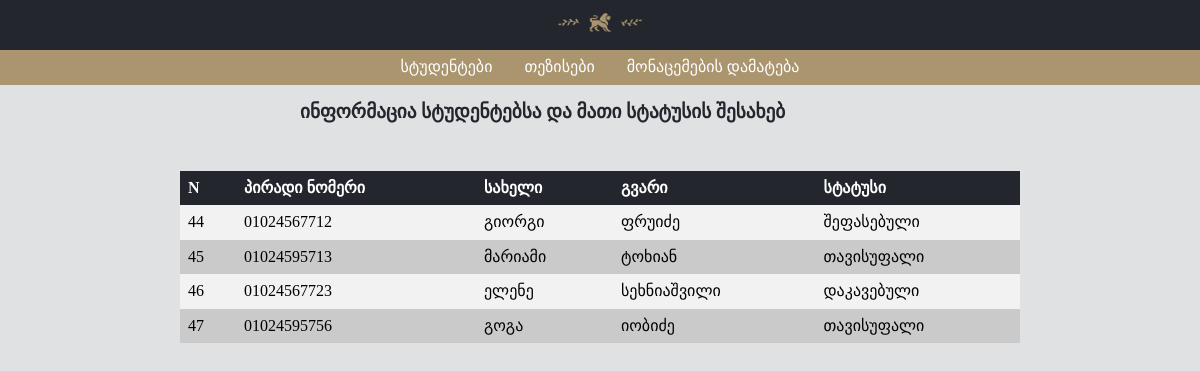
/index.php?error=none (signed in), run on the app's committed database.
### tables this page shows
CREATE TABLE `users` (
  `id` int(11) UNSIGNED NOT NULL,
  `level` tinyint(3) NOT NULL,
  `status_id` int(11) UNSIGNED DEFAULT NULL,
  `name` varchar(151) NOT NULL,
  `surname` varchar(151) NOT NULL,
  `id_number` varchar(12) NOT NULL,
  `mobile` varchar(151) NOT NULL,
  `address` varchar(255) NOT NULL,
  `gender` varchar(151) NOT NULL,
  `password` varchar(60) NOT NULL,
  `date_of_birth` date NOT NULL,
  `created_at` timestamp NOT NULL DEFAULT current_timestamp(),
  `updated_at` timestamp NOT NULL DEFAULT current_timestamp() ON UPDATE current_timestamp()
);

CREATE TABLE `status` (
  `id` int(11) UNSIGNED NOT NULL,
  `status_name` varchar(151) NOT NULL
);

### classes/Dbh.classes.php (called while the page is built)
<?php
class Dbh {
  protected function connect(){
    $servername = "localhost";
    $username = "root";
    $password = "";
    $db_name = "university";
    try {
      $pdo = new PDO("mysql:host=$servername;dbname=$db_name", $username, $password);
      $pdo->setAttribute(PDO::ATTR_ERRMODE, PDO::ERRMODE_EXCEPTION);
      $pdo->exec('SET NAMES utf8');
      return $pdo;
      } catch(PDOException $e) {
          echo "Connection failed: " . $e->getMessage();
      }
    }
}

### classes/user.classes.php (called while the page is built, shortened)
<?php
include_once "Dbh.classes.php";
class User extends Dbh{
    static public function getUsers(){
        $db = new Dbh();
        $stmt = $db->connect()->prepare("SELECT users.id, users.id_number, users.name, users.surname, status.status_name FROM users INNER JOIN status ON users.status_id  = status.id WHERE users.level=1");
        if (!$stmt->execute()) {
            $stmt = null;
            header("Location: ./index.php?error=stmtfailed84");
            exit();
        }
        $res = $stmt->fetchAll(PDO::FETCH_ASSOC);
        return $res;
    }
}

### adminpg.php (the view)
<?php
include_once("./classes/user.classes.php");
$fetchedData = User::getUsers();
?>
<h1>ინფორმაცია სტუდენტებსა და მათი სტატუსის შესახებ</h1>
<table>
    <tr>
        <th>N</th>
        <th>პირადი ნომერი</th>
        <th>სახელი</th>
        <th>გვარი</th>
        <th>სტატუსი</th>
    </tr>
    <?php
    foreach ($fetchedData as $value) {
    ?>
        <tr>
            <?php
            foreach ($value as $key => $data) {
            ?>
                <td><?php echo $data ?></td>
            <?php
            }
            ?>
        </tr>
    <?php
    }
    ?>
</table>

### styles/style.css (style rules this page uses)
* { margin: 0; padding: 0; box-sizing: border-box; }
h1 { width: 50%; margin: 1rem auto; font-size: 1.2rem; color: #23272D; }
body { background-color: #23272d23; min-height: 100%; overflow-x: hidden; }
table { border-collapse: collapse; width: 70%; margin: 3rem auto; }
th, td { text-align: left; padding: 8px; }
tr:nth-child(even) { background-color: #f2f2f2; }
tr:nth-child(odd) { background-color: #c4c4c4c4; }
th { background-color: #23272D; color: white; }

### data on the page
users: id "44", id_number "01024567712", name "გიორგი", surname "ფრუიძე", status.status_name "შეფასებული"
users: id "45", id_number "01024595713", name "მარიამი", surname "ტოხიან", status.status_name "თავისუფალი"
users: id "46", id_number "01024567723", name "ელენე", surname "სეხნიაშვილი", status.status_name "დაკავებული"
users: id "47", id_number "01024595756", name "გოგა", surname "იობიძე", status.status_name "თავისუფალი"
